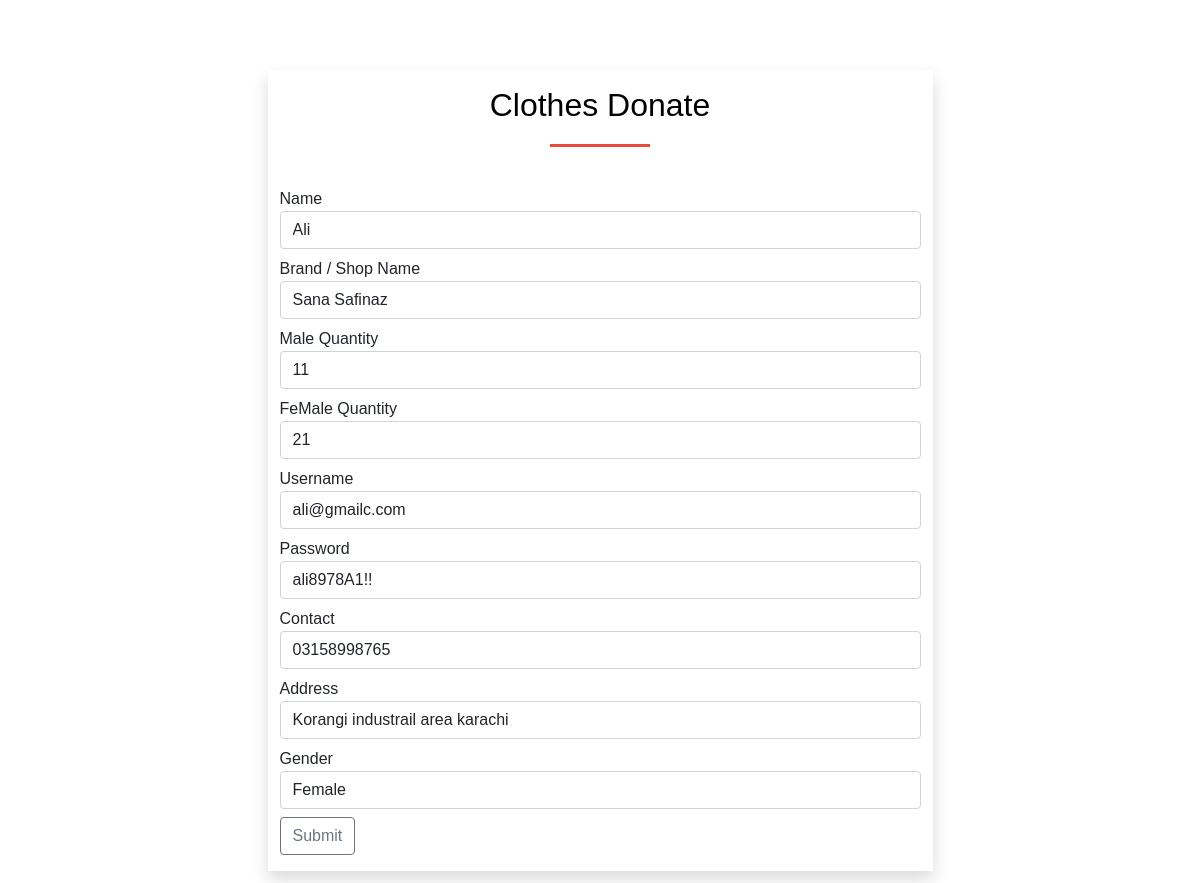
/NGO/dashboard/clothesedit.php?r=1, run on the app's committed database.
### tables this page shows
CREATE TABLE `clothes` (
  `c_id` int(11) NOT NULL,
  `c_name` varchar(200) NOT NULL,
  `c_brand` varchar(200) NOT NULL,
  `c_mquantity` varchar(200) NOT NULL,
  `c_fquantity` varchar(200) NOT NULL,
  `c_username` varchar(200) NOT NULL,
  `c_password` varchar(200) NOT NULL,
  `c_contact` varchar(200) NOT NULL,
  `c_address` varchar(200) NOT NULL,
  `c_gender` varchar(200) NOT NULL
);

### NGO/dashboard/clothesedit.php (the view, shortened to what this page needs)
<?php
include 'dbconnect.php';
$id=$_GET['r'];
$query="SELECT * FROM clothes WHERE c_id='".$id."'";
$q=mysqli_query($con,$query);
$row=mysqli_fetch_array($q);
?>
<!DOCTYPE html>
<html lang="en">
<head>
	<link rel="stylesheet" href="../assets/css/bootstrap.min.css">
    <link rel="stylesheet" href="../assets/css/style.css">
    <link rel="stylesheet" href="https://cdnjs.cloudflare.com/ajax/libs/font-awesome/4.7.0/css/font-awesome.min.css">
</head>
<body>
    <div class="container section">
		<div class="row">
			<div class="col-md-7 regis shadow m-auto">
				<h2 class="mt-3 section-head">Clothes Donate</h2>
				<form method="post" action="clotheseditdb.php?r=<?php echo $row['c_id']?>">
				<div class="form-group mt-4">
					<label>Name</label>
					<input type="text" class="form-control" name="name" placeholder="Enter the Full name.." value="<?php echo $row['c_name']?>">
				</div>
				<div class="form-group  mt-2">
					<label>Brand / Shop Name</label>
					<select class="form-control" name="brand">
					<option><?php echo $row['c_brand']?></option>
					</select>
				</div>
                <div class="form-group  mt-2">
					<label>Male Quantity</label>
					<input type="number" class="form-control" name="mquantity" placeholder="Enter address" value="<?php echo $row['c_mquantity']?>">
				</div>
                <div class="form-group  mt-2">
					<label>FeMale Quantity</label>
					<input type="number" class="form-control" name="fquantity" placeholder="Enter address" value="<?php echo $row['c_fquantity']?>">
				</div>
                <div class="form-group  mt-2">
					<label>Username</label>
					<input type="email" class="form-control" name="username" placeholder="@gmail.com." value="<?php echo $row['c_username']?>">
				</div>
				<div class="form-group  mt-2">
					<label>Password</label>
					<input type="text" class="form-control" name="password" placeholder="Enter Password ***" value="<?php echo $row['c_password']?>">
				</div>
				<div class="form-group  mt-2">
					<label>Contact</label>
					<input type="text" class="form-control" name="contact" placeholder="Enter address" value="<?php echo $row['c_contact']?>">
				</div>
                <div class="form-group  mt-2">
					<label>Address</label>
					<input type="text" class="form-control" name="address" placeholder="Enter address" value="<?php echo $row['c_address']?>">
				</div>
				<div class="form-group  mt-2">
					<label>Gender</label>
					<select class="form-control" name="gender">
					<option value="<?php echo $row['c_gender']?>"><?php echo $row['c_gender']?></option>
					</select>
				</div>
				<button class="btn btn-outline-secondary mb-3 mt-2" value="submit">Submit</button>
				</form>
			</div>
		</div>
	</div>
</body>
</html>

### NGO/assets/css/style.css (style rules this page uses)
* { padding: 0%; margin: 0%; font-family: sans-serif; }
.section { padding-top: 70px; padding-bottom: 70px; }
.section h2.section-head { color: black; text-align: center; margin-bottom: 40px; }
.section h2.section-head:after { background:#e74c3c; content: ""; display: block; width: 100px; height: 3px; margin: 20px auto; }

### data on the page
clothes: name "Ali", brand "Sana Safinaz", mquantity "11", fquantity "21", username "ali@gmailc.com", password "ali8978A1!!", contact "03158998765", address "Korangi industrail area karachi", gender "Female"
